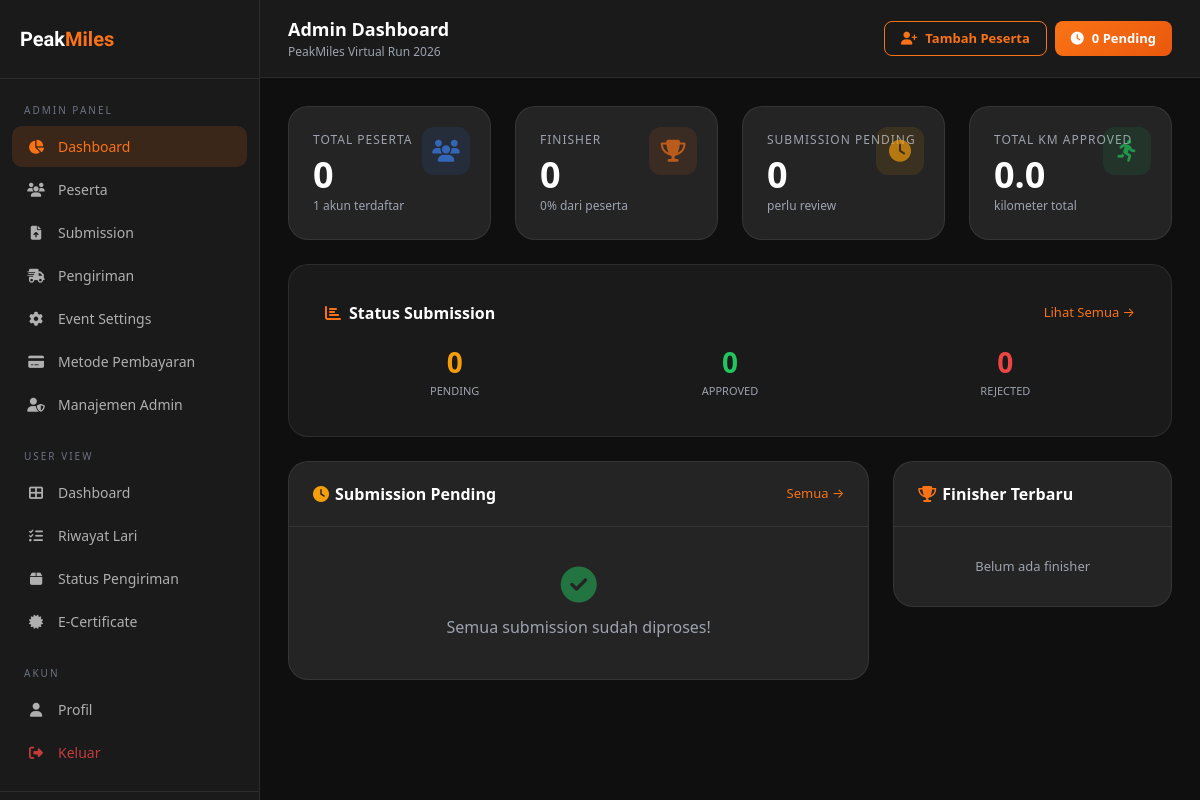
The page /admin/index.php (signed in) on the database as committed earlier.
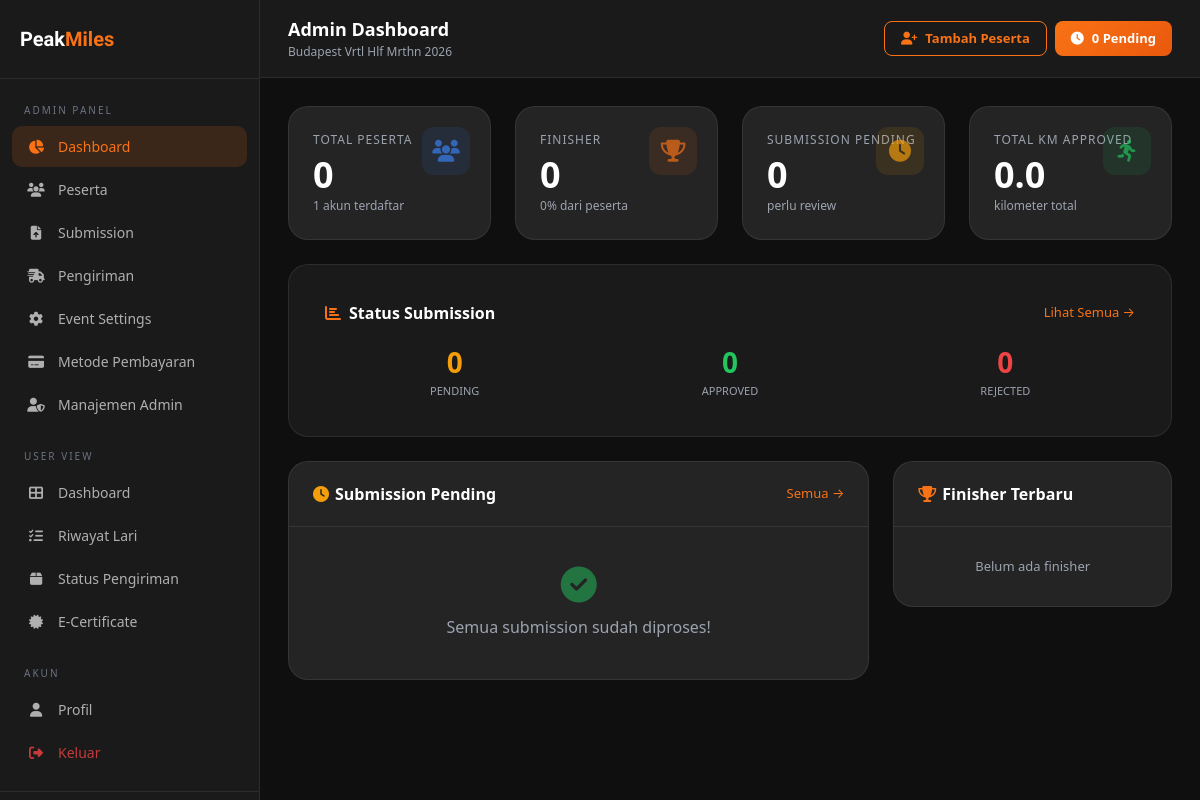
The same page on the database as committed later.
### tables this page shows
CREATE TABLE IF NOT EXISTS events (
    id INT AUTO_INCREMENT PRIMARY KEY,
    name VARCHAR(200) NOT NULL,
    slug VARCHAR(200) NOT NULL,
    description TEXT,
    start_date DATE NOT NULL,
    end_date DATE NOT NULL,
    target_10k DECIMAL(5,2) DEFAULT 10.00,
    target_21k DECIMAL(5,2) DEFAULT 21.00,
    fee_10k INT DEFAULT 179000,
    fee_21k INT DEFAULT 199000,
    registration_url VARCHAR(500) DEFAULT 'https://nusatix.com',
    is_active TINYINT(1) DEFAULT 1,
    banner_image VARCHAR(300) NULL,
    created_at DATETIME DEFAULT CURRENT_TIMESTAMP
);

### includes/functions.php (called while the page is built, shortened)
<?php
function getActiveEvent(): ?array {
    $db = getDB();
    $stmt = $db->prepare("SELECT * FROM events WHERE is_active = 1 ORDER BY id DESC LIMIT 1");
    $stmt->execute();
    return $stmt->fetch() ?: null;
}
function sanitize(string $input): string {
    return htmlspecialchars(trim($input), ENT_QUOTES, 'UTF-8');
}

### admin/index.php (the view, shortened to what the changed rows need)
<?php
require_once __DIR__ . '/../includes/functions.php';
$db = getDB();
$event = getActiveEvent();
$events = $db->query("SELECT * FROM events ORDER BY is_active DESC, id DESC")->fetchAll();
?>
<!DOCTYPE html>
<html lang="id">
<head>
<link rel="stylesheet" href="<?= SITE_URL ?>/assets/css/style.css">
<link rel="stylesheet" href="https://cdn.jsdelivr.net/npm/bootstrap@5.3.0/dist/css/bootstrap.min.css">
<link rel="stylesheet" href="https://cdnjs.cloudflare.com/ajax/libs/font-awesome/6.4.0/css/all.min.css">
</head>
<body>
<div class="dashboard-layout">
  <div class="main-content">
    <div class="topbar">
      <div class="d-flex align-items-center gap-3">
        <div>
          <div class="topbar-title">Admin Dashboard</div>
          <div style="font-size:12px;color:var(--gray-light);"><?= $event ? sanitize($event['name']) : 'Tidak ada event aktif' ?></div>
        </div>
      </div>
    </div>
  </div>
</div>
</body>
</html>

Rows that differ between the two databases and show on the page:
changed events: name "PeakMiles Virtual Run 2026" → "Budapest Vrtl Hlf Mrthn 2026"
